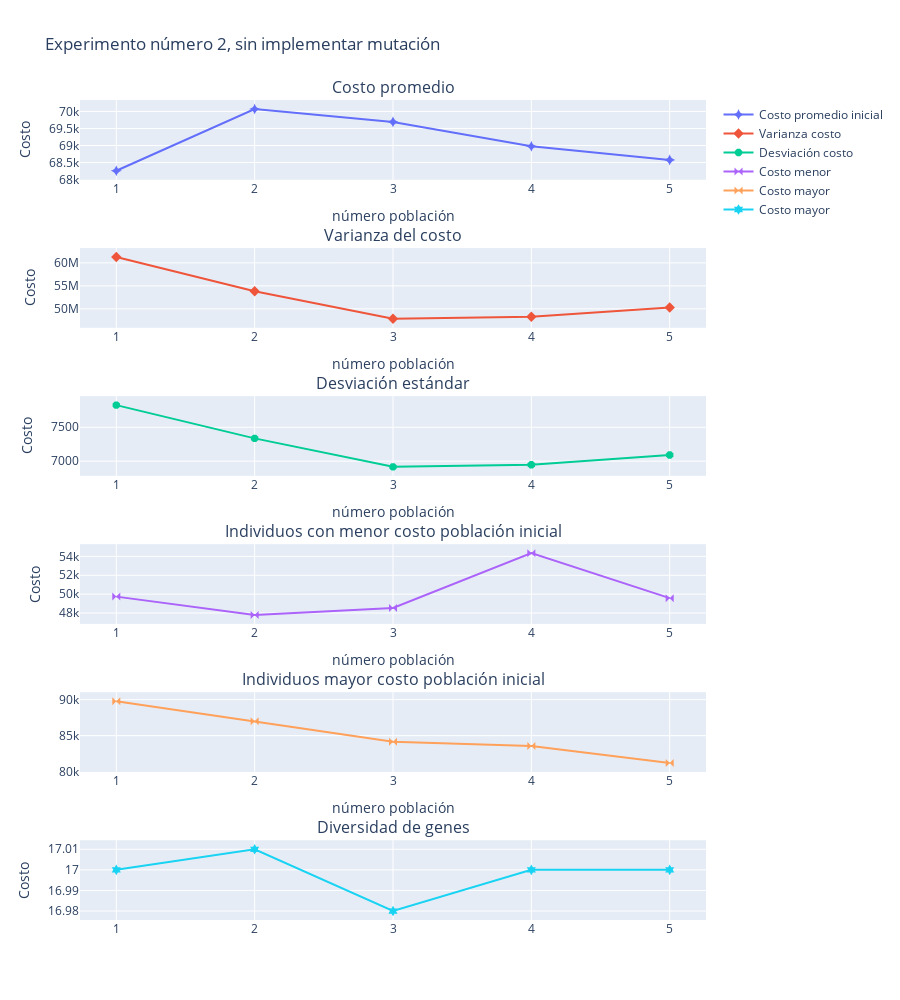

The code cell stored with this chart in its notebook:
### Code cell
def show_reporte(resultados, msg):
    reportes_iniciales = np.array([get_report(i + 1, p) for i, p in enumerate(pobs)])
    # Comportamiento de las poblaciones iniciales
    fig = make_subplots(
        rows=6,
        cols=1,
        subplot_titles=["Costo promedio", "Varianza del costo", "Desviación estándar","Individuos con menor costo población inicial","Individuos mayor costo población inicial","Diversidad de genes"],
    )

    fig.add_trace(
        go.Scatter(
            x=reportes_iniciales[:, 0],
            y=reportes_iniciales[:, 1],
            mode="markers+lines",
            name="Costo promedio inicial",
            marker=dict(symbol="star-diamond",size=8),
        ),
        row=1,
        col=1,
    )
    fig.add_trace(
        go.Scatter(
            x=reportes_iniciales[:, 0],
            y=reportes_iniciales[:, 2],
            mode="markers+lines",
            marker=dict(symbol="diamond-x",size=8),
            name="Varianza costo",
        ),
        row=2,
        col=1,
    )
    fig.add_trace(
        go.Scatter(
            x=reportes_iniciales[:, 0],
            y=reportes_iniciales[:, 3],
            mode="markers+lines",
            marker=dict(symbol="octagon",size=8),
            name="Desviación costo",
        ),
        row=3,
        col=1,
    )
    fig.add_trace(
        go.Scatter(
            x=reportes_iniciales[:,0],
            y=reportes_iniciales[:,4],
            mode="markers+lines",
            marker=dict(symbol="bowtie",size=8),
            name="Costo menor"
        ),row=4,col=1
    )
    fig.add_trace(
        go.Scatter(
            x=reportes_iniciales[:,0],
            y=reportes_iniciales[:,5],
            mode="markers+lines",
            marker=dict(symbol="bowtie",size=8),
            name="Costo mayor"
        ),row=5,col=1
    )
    fig.add_trace(
        go.Scatter(
            x=reportes_iniciales[:,0],
            y=reportes_iniciales[:,6],
            mode="markers+lines",
            marker=dict(symbol="hexagram",size=8),
            name="Costo mayor"
        ),row=6,col=1
    )

    fig.update_layout(height=1000, width=900)  # Ajusta el tamaño de la figura
    # Agrega títulos a los ejes x y y de cada gráfica
    fig.update_layout(
        title = f"{msg}",
        xaxis1=dict(title="número población"),  # Eje x de la primera gráfica
        yaxis1=dict(title="Costo"),  # Eje y de la primera gráfica
        xaxis2=dict(title="número población"),  # Eje x de la segunda gráfica
        yaxis2=dict(title="Costo"),  # Eje y de la segunda gráfica
        xaxis3=dict(title="número población"),  # Eje x de la tercera gráfica
        yaxis3=dict(title="Costo"),  # Eje y de la tercera gráfica
        xaxis4=dict(title="número población"),  # Eje x de la tercera gráfica
        yaxis4=dict(title="Costo"),  # Eje y de la tercera gráfica
        xaxis5=dict(title="número población"),  # Eje x de la tercera gráfica
        yaxis6=dict(title="Costo"),  # Eje y de la tercera gráfica
    )
    fig.show()


show_reporte(resultados2, "Experimento número 2, sin implementar mutación")

### Figure 1 — Plotly figure (JSON) as saved in the notebook; plotly's stock layout.template omitted (floating-point values rounded to 4 significant figures)
{"data": [{"marker": {"size": 8, "symbol": "star-diamond"}, "mode": "markers+lines", "name": "Costo promedio inicial", "type": "scatter", "x": [1, 2, 3, 4, 5], "xaxis": "x", "y": [68260.0, 70070.0, 69690.0, 68980.0, 68580.0], "yaxis": "y"}, {"marker": {"size": 8, "symbol": "diamond-x"}, "mode": "markers+lines", "name": "Varianza costo", "type": "scatter", "x": [1, 2, 3, 4, 5], "xaxis": "x2", "y": [61270000.0, 53820000.0, 47830000.0, 48280000.0, 50280000.0], "yaxis": "y2"}, {"marker": {"size": 8, "symbol": "octagon"}, "mode": "markers+lines", "name": "Desviación costo", "type": "scatter", "x": [1, 2, 3, 4, 5], "xaxis": "x3", "y": [7827.0, 7336.0, 6916.0, 6948.0, 7091.0], "yaxis": "y3"}, {"marker": {"size": 8, "symbol": "bowtie"}, "mode": "markers+lines", "name": "Costo menor", "type": "scatter", "x": [1, 2, 3, 4, 5], "xaxis": "x4", "y": [49740.0, 47800.0, 48540.0, 54340.0, 49580.0], "yaxis": "y4"}, {"marker": {"size": 8, "symbol": "bowtie"}, "mode": "markers+lines", "name": "Costo mayor", "type": "scatter", "x": [1, 2, 3, 4, 5], "xaxis": "x5", "y": [89780.0, 86980.0, 84150.0, 83550.0, 81210.0], "yaxis": "y5"}, {"marker": {"size": 8, "symbol": "hexagram"}, "mode": "markers+lines", "name": "Costo mayor", "type": "scatter", "x": [1, 2, 3, 4, 5], "xaxis": "x6", "y": [17, 17.01, 16.98, 17, 17], "yaxis": "y6"}], "layout": {"annotations": [{"font": {"size": 16}, "showarrow": false, "text": "Costo promedio", "x": 0.5, "xanchor": "center", "xref": "paper", "y": 1.0, "yanchor": "bottom", "yref": "paper"}, {"font": {"size": 16}, "showarrow": false, "text": "Varianza del costo", "x": 0.5, "xanchor": "center", "xref": "paper", "y": 0.8194, "yanchor": "bottom", "yref": "paper"}, {"font": {"size": 16}, "showarrow": false, "text": "Desviación estándar", "x": 0.5, "xanchor": "center", "xref": "paper", "y": 0.6389, "yanchor": "bottom", "yref": "paper"}, {"font": {"size": 16}, "showarrow": false, "text": "Individuos con menor costo población inicial", "x": 0.5, "xanchor": "center", "xref": "paper", "y": 0.4583, "yanchor": "bottom", "yref": "paper"}, {"font": {"size": 16}, "showarrow": false, "text": "Individuos mayor costo población inicial", "x": 0.5, "xanchor": "center", "xref": "paper", "y": 0.2778, "yanchor": "bottom", "yref": "paper"}, {"font": {"size": 16}, "showarrow": false, "text": "Diversidad de genes", "x": 0.5, "xanchor": "center", "xref": "paper", "y": 0.09722, "yanchor": "bottom", "yref": "paper"}], "height": 1000, "title": {"text": "Experimento número 2, sin implementar mutación"}, "width": 900, "xaxis": {"anchor": "y", "domain": [0, 1], "title": {"text": "número población"}}, "xaxis2": {"anchor": "y2", "domain": [0, 1], "title": {"text": "número población"}}, "xaxis3": {"anchor": "y3", "domain": [0, 1], "title": {"text": "número población"}}, "xaxis4": {"anchor": "y4", "domain": [0, 1], "title": {"text": "número población"}}, "xaxis5": {"anchor": "y5", "domain": [0, 1], "title": {"text": "número población"}}, "xaxis6": {"anchor": "y6", "domain": [0, 1]}, "yaxis": {"anchor": "x", "domain": [0.9028, 1.0], "title": {"text": "Costo"}}, "yaxis2": {"anchor": "x2", "domain": [0.7222, 0.8194], "title": {"text": "Costo"}}, "yaxis3": {"anchor": "x3", "domain": [0.5417, 0.6389], "title": {"text": "Costo"}}, "yaxis4": {"anchor": "x4", "domain": [0.3611, 0.4583], "title": {"text": "Costo"}}, "yaxis5": {"anchor": "x5", "domain": [0.1806, 0.2778]}, "yaxis6": {"anchor": "x6", "domain": [0, 0.09722], "title": {"text": "Costo"}}}}
